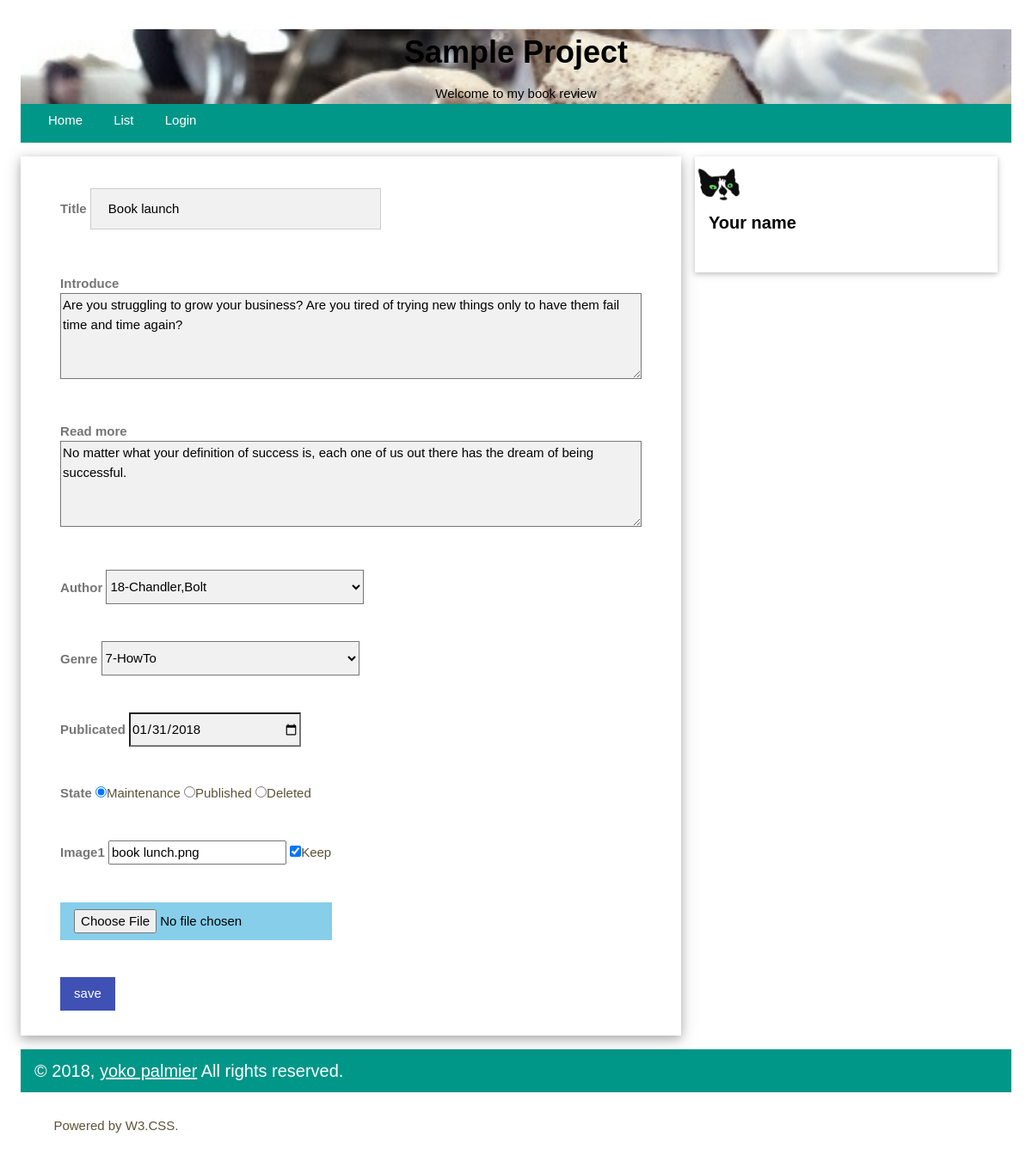
Page /article_edit.php?id=16&cursor=16 on the committed database.
### tables this page shows
CREATE TABLE article(id integer primary key,
title text,
intro text,
body text,
author_id int,
genre text,
pub_date text,
state text,
image1 text,
image2 text,
image3 text,
image4 text);

CREATE TABLE author (
id integer primary key,
first_name text,
last_name text);

CREATE TABLE genre (
id integer primary key,
name);

### article_edit.php (the view, shortened to what this page needs)
<?php
include 'sqlite-env.php';
include 'header.php';
?>
<div class="w3-row">
<?php
if(isset($_GET['id'])) {
    $id = $_GET['id'];
try{
    $file_db = new PDO($db_file);
    $stmt = $file_db->prepare("SELECT * FROM article where id = $id");
    $stmt->execute();
    $result = $stmt->fetchAll();
    list($id,$title,$intro,$body,$author,$genre,$pub_date,$state,$image1,$image2,$image3,$image4) = $result[0];
    $db = new PDO($db_file);
    $results = $db->query('SELECT * FROM author');
    $author_result = $results->fetchAll();
    $author_list_cnt = count($author_result);
    $genre_db = new PDO($db_file);
    $stmt = $genre_db->prepare("SELECT * FROM genre");
    $stmt->execute();
    $genre_result = $stmt->fetchAll();
    $genre_list_cnt = count($genre_result);
    }
    catch(PDOException $e) {
        echo $e->getMessage();
    }
}
?>
<div class="w3-col l8 s12">
<div class="w3-card-4" >
<div class="w3-panel w3-white" >
<form class="w3-container" align="left" action="article_update.php?id=<?php echo $id; ?>" method="post" id="article_form" enctype="multipart/form-data">
    <p>
    <label class="w3-text-gray"><b>Title</b></label>
    <input class="w3-input w3-border w3-light-grey" name="title" type="text" value="<?php echo $title; ?>" style="width:50%;">
    </p>
    <p>
    <label class="w3-text-gray" ><b>Introduce</b></label><br>
    <textarea class="w3-light-grey" name="intro" form="article_form" rows="5" cols="180" style="width:100%;height:100px;" align="left"><?php print($intro); ?></textarea>
    </p>
    <p>
    <label class="w3-text-gray"><b>Read more</b></label><br>
    <textarea class="w3-light-grey" name="more" form="article_form" rows="5" cols="180" style="width:100%;height:100px;"><?php echo $body; ?></textarea>
    </p>
    <p>
    <label class="w3-text-gray" for="author"><b>Author</b></label>
    <select class="w3-light-grey" name="author" style="width:300px;height:40px;">
        <?php
        if($author_list_cnt){
            foreach($author_result as $item){
                print("<option value='$item[0]'");
                if ($item[0]==$author) print(" selected ");
                print(">$item[0]-$item[1],$item[2]");
                print("</option>");
            }
        }
        ?>
    </select>
    </p>
    <p>
    <label class="w3-text-gray" for="genre"><b>Genre</b></label>
    <select class="w3-light-grey" name="genre" style="width:300px;height:40px;">
        <?php
        if($genre_list_cnt){
            foreach($genre_result as $item){
                print("<option value='$item[0]'");
                if ($item[0]==$genre) print(" selected ");
                print(">$item[0]-$item[1]");
                print("</option>");
            }
        }
        ?>
    </select>
    </p>
    <p>
    <label class="w3-text-gray" for="pub_date"><b>Publicated</b></label>
    <input class="w3-light-grey" type="date" name="pub_date" size="20" style="width:200px;height:40px;"
        value="<?php if($pub_date) echo $pub_date; else echo date('Y-m-d'); ?>">
</p>
    <p>
    <label class="w3-text-gray" for="state"><b>State</b></label>
    <label><input type="radio" name="state" value="Maintenance" <?php if($state=="Maintenance")echo "checked"; ?> >Maintenance</label>
    <label><input type="radio" name="state" value="Published" <?php if($state=="Published") echo "checked"; ?> >Published</label>
    <label><input type="radio" name="state" value="Deleted" <?php if($state=="Deleted")echo "checked"; ?> >Deleted</label>
    </p>
    <p>
    <label class="w3-text-gray"for="image1"><b>Image1</b></label>
	<input value="<?php echo $image1; ?>"  readonly />&nbsp;<input type="checkbox" name="keep" value="1" checked="checked">Keep<p>
    <input class="w3-btn w3-light-blue" type="file" name="image1" size="20" accept=".jpg, .jpeg, .png">
    </p>
    <p>
    <input class="w3-btn w3-indigo" type='submit' value='save'>
    </p>
</div>
</div>
</div>
    <div class="w3-col l4">
    </div>
</div>

### header.php (shortened to what this page needs)
<link rel="stylesheet" href="css/login_modal.css">
<link rel="stylesheet" href="css/header.css">
<?php
$user_id = null;
?>
</head>
<body>
<header class="bgimg w3-display-container w3-center w3-grayscale-min" id="home">
  <h1><b>Sample Project</b></h1>
  Welcome to my book review
</header>
<div class="w3-container w3-teal" style="height:45px;">
  <a href="index.php" class='w3-btn w3-teal'>Home</a>
  <a href="article_list.php?idx=0&filter=1" class='w3-btn w3-teal'>List</a>
  <?php
        if ($user_id==null){
  ?>
            <button onclick="document.getElementById('id01').style.display='block'" style="width:auto;">Login</button>
  <?php
        } else {
            print("<a href='admin.php' class='w3-btn w3-teal'>Admin</a>");
            print("<a href='session_destroy.php' class='w3-btn w3-teal'>logout</a>");
        }
  ?>
</div>

### css/w3.css (style rules this page uses)
*,*:before,*:after { box-sizing:inherit }
html { -ms-text-size-adjust:100%;-webkit-text-size-adjust:100% }
body { margin:0 }
article,aside,details,figcaption,figure,footer,header,main,menu,nav,section,summary { display:block }
a { background-color:transparent;-webkit-text-decoration-skip:objects }
img { border-style:none }
button,input,select,textarea { font:inherit;margin:0 }
button,input { overflow:visible }
button,select { text-transform:none }
button,html [type=button],[type=reset],[type=submit] { -webkit-appearance:button }
textarea { overflow:auto }
[type=checkbox],[type=radio] { padding:0 }
html,body { font-family:Verdana,sans-serif;font-size:15px;line-height:1.5 }
html { overflow-x:hidden }
h1 { font-size:36px }
h4 { font-size:20px }
h1,h2,h3,h4,h5,h6 { font-family:"Segoe UI",Arial,sans-serif;font-weight:400;margin:10px 0 }
img { vertical-align:middle }
a { color:inherit }
.w3-btn,.w3-button { border:none;display:inline-block;outline:0;padding:8px 16px;vertical-align:middle;overflow:hidden;text-decoration:none;color:inherit;background-color:inherit;text-align:center;cursor:pointer;white-space:nowrap }
.w3-btn,.w3-button { -webkit-touch-callout:none;-webkit-user-select:none;-khtml-user-select:none;-moz-user-select:none;-ms-user-select:none;user-select:none }
.w3-tooltip,.w3-display-container { position:relative }
.w3-input { padding:8px;display:block;border:none;border-bottom:1px solid #ccc;width:100% }
.w3-container:after,.w3-container:before,.w3-panel:after,.w3-panel:before,.w3-row:after,.w3-row:before,.w3-row-padding:after,.w3-row-padding:before, .w3-cell-row:before,.w3-cell-row:after,.w3-clear:after,.w3-clear:before,.w3-bar:before,.w3-bar:after { content:"";display:table;clear:both }
.w3-col,.w3-half,.w3-third,.w3-twothird,.w3-threequarter,.w3-quarter { float:left;width:100% }
.w3-col.s12 { width:99.99999% }
@media (min-width:993px) { .w3-col.l4 { width:33.33333% } }
@media (min-width:993px) { .w3-col.l8 { width:66.66666% } }
.w3-container,.w3-panel { padding:0.01em 16px }
.w3-panel { margin-top:16px;margin-bottom:16px }
.w3-card,.w3-card-2 { box-shadow:0 2px 5px 0 rgba(0,0,0,0.16),0 2px 10px 0 rgba(0,0,0,0.12) }
.w3-card-4,.w3-hover-shadow:hover { box-shadow:0 4px 10px 0 rgba(0,0,0,0.2),0 4px 20px 0 rgba(0,0,0,0.19) }
.w3-greyscale-min,.w3-grayscale-min { filter:grayscale(50%) }
.w3-center { text-align:center!important }
.w3-border { border:1px solid #ccc!important }
.w3-margin { margin:16px!important }
.w3-margin-top { margin-top:16px!important }
.w3-light-blue,.w3-hover-light-blue:hover { color:#000!important;background-color:#87CEEB!important }
.w3-indigo,.w3-hover-indigo:hover { color:#fff!important;background-color:#3f51b5!important }
.w3-teal,.w3-hover-teal:hover { color:#fff!important;background-color:#009688!important }
.w3-white,.w3-hover-white:hover { color:#000!important;background-color:#fff!important }
.w3-light-grey,.w3-hover-light-grey:hover,.w3-light-gray,.w3-hover-light-gray:hover { color:#000!important;background-color:#f1f1f1!important }
.w3-text-grey,.w3-hover-text-grey:hover,.w3-text-gray,.w3-hover-text-gray:hover { color:#757575!important }

### css/style1.css (style rules this page uses)
body { padding: 2%; }
p { padding: 2%; background: #ffffff; color: #5b5239; border: 0px solid #fce29f; border-radius: .25em; }

### css/login_modal.css (style rules this page uses)
input[type=text], input[type=password] { width: 100%; padding: 12px 20px; margin: 8px 0; display: inline-block; border: 1px solid #ccc; box-sizing: border-box; }
button { border:none; display:inline-block; outline:0; padding:8px 16px; vertical-align:middle; overflow:hidden; text-decoration:none; color:inherit; background-color:inherit; text-align:center; cursor:pointer; white-space:nowrap }

### css/header.css (style rules this page uses)
body, html { height: 100%; font-family: "Inconsolata", sans-serif; }
.bgimg { background-position: center; background-size: cover; background-image: url("../img/header.jpg"); min-height: 10%; }
body,h1,h2,h3,h4,h5 { font-family: "Raleway", sans-serif }

### rows in the picture
article: title "Book launch", intro "Are you struggling to grow your business? Are you tired of trying new things only to have them fail time and time again?", more "No matter what your definition of success is, each one of us out there has the dream of being successful.", author "18-Chandler,Bolt", genre "7-HowTo", pub_date "01/31/2018", state "☑ Maintenance", state "☐ Published", state "☐ Deleted", image1 "book lunch.png"
